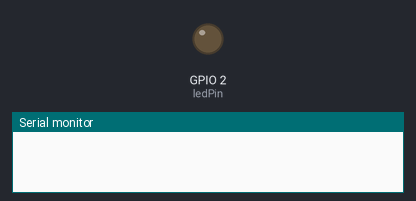
This sketch was run on a simulated ESP32. On the bench: output pins drawn as LEDs (lit = HIGH), the last lines printed to the serial monitor. Nothing arrives over Bluetooth unless stated.

Above: at 0.1 s.
At 0.6 s:
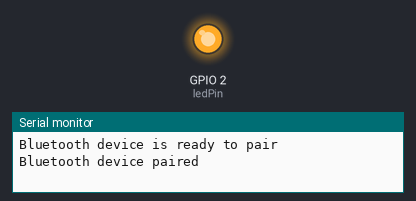
Timing chart, 0 to 2.1 s (numbered marks = the images above):
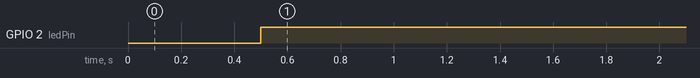

The sketch:

bluetoothconnectionTest.ino
```cpp
#include "BluetoothSerial.h"

BluetoothSerial SerialBT;

const int ledPin = 2;
int counter = 0;

void setup() {
  Serial.begin(9600);
  SerialBT.begin("ESP32"); // Name of ESP32 Bluetooth device

  pinMode(ledPin, OUTPUT);  // Set ledPin as OUTPUT
  digitalWrite(ledPin, LOW);  // Initially set it to LOW (LED OFF)

  delay(500);

  Serial.println("Bluetooth device is ready to pair");
}

void loop() {
  // Check if a Bluetooth client is connected
  if (SerialBT.hasClient()) {
    digitalWrite(ledPin, HIGH);  // Turn on the LED
    if(counter == 0){
      Serial.println("Bluetooth device paired");
      SerialBT.print("14\n");
      delay(10000);
      SerialBT.print("15\n");
      delay(10000);
      SerialBT.print("16\n");
      counter++;
    }

  } else {
    digitalWrite(ledPin, LOW);  // Turn off the LED
  }

}
```

Measured:
- by itself, GPIO 2 (ledPin): LOW → HIGH at 0.50 s
